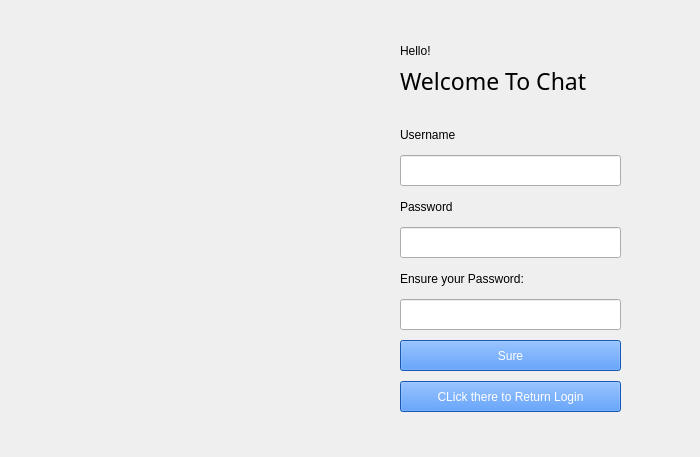
<?xml version="1.0" encoding="UTF-8"?>
<ui version="4.0">
 <class>signUp</class>
 <widget class="QWidget" name="signUp">
  <property name="geometry">
   <rect>
    <x>0</x>
    <y>0</y>
    <width>700</width>
    <height>457</height>
   </rect>
  </property>
  <property name="minimumSize">
   <size>
    <width>700</width>
    <height>457</height>
   </size>
  </property>
  <property name="maximumSize">
   <size>
    <width>700</width>
    <height>457</height>
   </size>
  </property>
  <property name="windowTitle">
   <string>Form</string>
  </property>
  <widget class="QLabel" name="imageLabel">
   <property name="geometry">
    <rect>
     <x>13</x>
     <y>1</y>
     <width>291</width>
     <height>451</height>
    </rect>
   </property>
   <property name="styleSheet">
    <string notr="true">border-image: url(:/icon/girl1.png);</string>
   </property>
   <property name="text">
    <string/>
   </property>
  </widget>
  <widget class="QLabel" name="helloLabel">
   <property name="geometry">
    <rect>
     <x>400</x>
     <y>30</y>
     <width>111</width>
     <height>41</height>
    </rect>
   </property>
   <property name="styleSheet">
    <string notr="true">font: 87 20pt &quot;Arial Black&quot;;</string>
   </property>
   <property name="text">
    <string>Hello!</string>
   </property>
  </widget>
  <widget class="QLabel" name="welcomeLabel">
   <property name="geometry">
    <rect>
     <x>400</x>
     <y>60</y>
     <width>271</width>
     <height>41</height>
    </rect>
   </property>
   <property name="sizePolicy">
    <sizepolicy hsizetype="Preferred" vsizetype="Preferred">
     <horstretch>0</horstretch>
     <verstretch>0</verstretch>
    </sizepolicy>
   </property>
   <property name="font">
    <font>
     <family>Arial Black</family>
     <pointsize>17</pointsize>
     <weight>10</weight>
     <italic>false</italic>
     <bold>false</bold>
     <kerning>true</kerning>
    </font>
   </property>
   <property name="styleSheet">
    <string notr="true">font: 87 17pt &quot;Arial Black&quot;;</string>
   </property>
   <property name="text">
    <string>Welcome To Chat</string>
   </property>
  </widget>
  <widget class="QWidget" name="layoutWidget">
   <property name="geometry">
    <rect>
     <x>400</x>
     <y>120</y>
     <width>223</width>
     <height>301</height>
    </rect>
   </property>
   <layout class="QVBoxLayout" name="verticalLayout">
    <item>
     <widget class="QLabel" name="usernameTitleLabel">
      <property name="minimumSize">
       <size>
        <width>91</width>
        <height>21</height>
       </size>
      </property>
      <property name="maximumSize">
       <size>
        <width>91</width>
        <height>21</height>
       </size>
      </property>
      <property name="styleSheet">
       <string notr="true">font: 50 10pt &quot;Arial Black&quot;;</string>
      </property>
      <property name="text">
       <string>Username</string>
      </property>
     </widget>
    </item>
    <item>
     <widget class="QLineEdit" name="userNameLineEdit">
      <property name="minimumSize">
       <size>
        <width>221</width>
        <height>31</height>
       </size>
      </property>
      <property name="maximumSize">
       <size>
        <width>221</width>
        <height>31</height>
       </size>
      </property>
     </widget>
    </item>
    <item>
     <widget class="QLabel" name="passwordTitleLabel">
      <property name="minimumSize">
       <size>
        <width>91</width>
        <height>21</height>
       </size>
      </property>
      <property name="maximumSize">
       <size>
        <width>91</width>
        <height>21</height>
       </size>
      </property>
      <property name="styleSheet">
       <string notr="true">font: 50 10pt &quot;Arial Black&quot;;</string>
      </property>
      <property name="text">
       <string>Password</string>
      </property>
     </widget>
    </item>
    <item>
     <widget class="QLineEdit" name="passwordLineEdit">
      <property name="minimumSize">
       <size>
        <width>221</width>
        <height>31</height>
       </size>
      </property>
      <property name="maximumSize">
       <size>
        <width>221</width>
        <height>31</height>
       </size>
      </property>
     </widget>
    </item>
    <item>
     <widget class="QLabel" name="confirmPasswordTitleLabel">
      <property name="minimumSize">
       <size>
        <width>141</width>
        <height>21</height>
       </size>
      </property>
      <property name="maximumSize">
       <size>
        <width>141</width>
        <height>21</height>
       </size>
      </property>
      <property name="styleSheet">
       <string notr="true">font: 50 8pt &quot;Arial Black&quot;;</string>
      </property>
      <property name="text">
       <string>Ensure your Password:</string>
      </property>
     </widget>
    </item>
    <item>
     <widget class="QLineEdit" name="confirmPasswordLineEdit">
      <property name="minimumSize">
       <size>
        <width>221</width>
        <height>31</height>
       </size>
      </property>
      <property name="maximumSize">
       <size>
        <width>221</width>
        <height>31</height>
       </size>
      </property>
     </widget>
    </item>
    <item>
     <widget class="QPushButton" name="commitPushButton">
      <property name="minimumSize">
       <size>
        <width>221</width>
        <height>31</height>
       </size>
      </property>
      <property name="maximumSize">
       <size>
        <width>221</width>
        <height>31</height>
       </size>
      </property>
      <property name="styleSheet">
       <string notr="true">background-color: rgb(29, 123, 255);
color: rgb(255, 255, 255);
font: 25 9pt &quot;Bahnschrift Light&quot;;</string>
      </property>
      <property name="text">
       <string>Sure</string>
      </property>
     </widget>
    </item>
    <item>
     <widget class="QPushButton" name="returnPushButton">
      <property name="minimumSize">
       <size>
        <width>221</width>
        <height>31</height>
       </size>
      </property>
      <property name="maximumSize">
       <size>
        <width>221</width>
        <height>31</height>
       </size>
      </property>
      <property name="styleSheet">
       <string notr="true">background-color: rgb(29, 123, 255);
color: rgb(255, 255, 255);
font: 25 9pt &quot;Bahnschrift Light&quot;;</string>
      </property>
      <property name="text">
       <string>CLick there to Return Login</string>
      </property>
     </widget>
    </item>
   </layout>
  </widget>
 </widget>
 <resources/>
 <connections/>
</ui>
